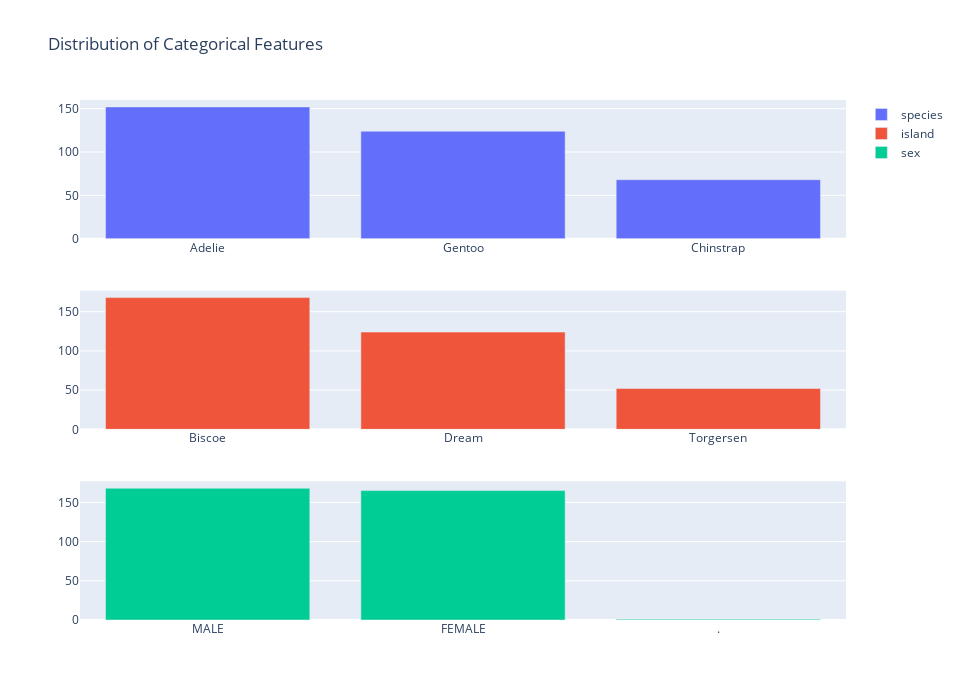

This figure's notebook cell:
### Markdown cell above
Let's visualize the distribution of categorical features.

### Code cell
fig = make_subplots(rows=3, cols=1)

fig.add_trace(go.Bar(x=species_distribution.index, y=species_distribution.values, name='species'), row=1, col=1)
fig.add_trace(go.Bar(x=island_distribution.index, y=island_distribution.values, name='island'), row=2, col=1)
fig.add_trace(go.Bar(x=sex_distribution.index, y=sex_distribution.values, name='sex'), row=3, col=1)

fig.update_layout(height=700, width=960, title_text="Distribution of Categorical Features")
fig.show()

### Figure 1 — Plotly figure (JSON) as saved in the notebook; plotly's stock layout.template omitted (floating-point values rounded to 4 significant figures)
{"data": [{"name": "species", "type": "bar", "x": ["Adelie", "Gentoo", "Chinstrap"], "xaxis": "x", "y": [152, 124, 68], "yaxis": "y"}, {"name": "island", "type": "bar", "x": ["Biscoe", "Dream", "Torgersen"], "xaxis": "x2", "y": [168, 124, 52], "yaxis": "y2"}, {"name": "sex", "type": "bar", "x": ["MALE", "FEMALE", "."], "xaxis": "x3", "y": [168, 165, 1], "yaxis": "y3"}], "layout": {"height": 700, "title": {"text": "Distribution of Categorical Features"}, "width": 960, "xaxis": {"anchor": "y", "domain": [0, 1]}, "xaxis2": {"anchor": "y2", "domain": [0, 1]}, "xaxis3": {"anchor": "y3", "domain": [0, 1]}, "yaxis": {"anchor": "x", "domain": [0.7333, 1]}, "yaxis2": {"anchor": "x2", "domain": [0.3667, 0.6333]}, "yaxis3": {"anchor": "x3", "domain": [0, 0.2667]}}}
